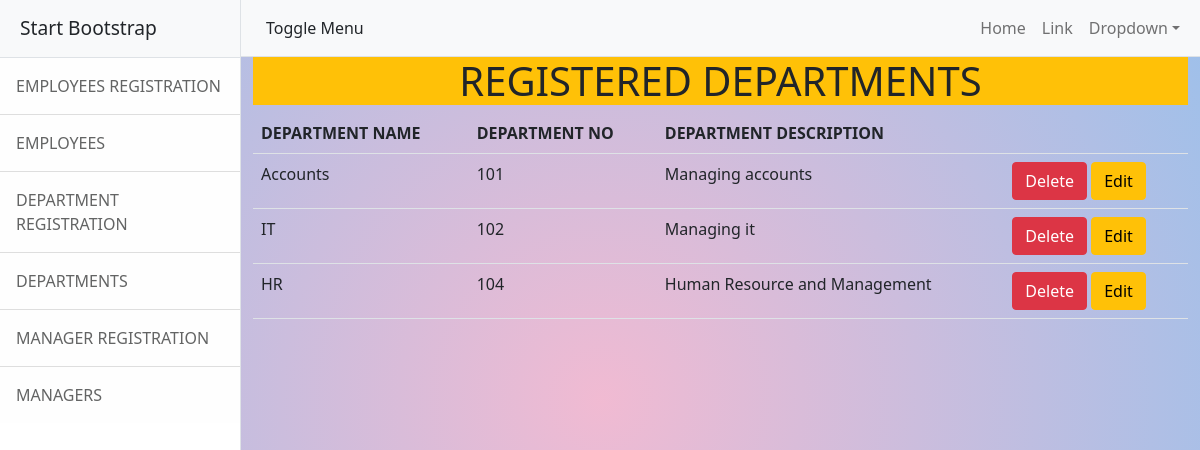
Screenshot of /accnt/dept1/ with the database file from the repository.
### account/models.py (models this page shows)
class Department(models.Model):
    dept_name=models.CharField(max_length=100)
    dept_no=models.IntegerField()
    dept_description=models.CharField(max_length=100)

### account/views.py (the view)
# urls.py: path('dept1/',ViewDept.as_view(),name="dept1"),
class ViewDept(View):
    def get(self,request):
        dep=Department.objects.all()
        return render(request,"viewdept.html",{'data':dep})

### account/templates/viewdept.html
{% extends 'index.html' %}
{%block index%}
    <h1 class="bg-warning text-dark text-center">REGISTERED DEPARTMENTS</h1>
    <table class="table table-hovered">
        <tr>
            <th>DEPARTMENT NAME</th>
            <th>DEPARTMENT NO</th>
            <th>DEPARTMENT DESCRIPTION</th>
            <th></th>
        </tr>
        {%for i in data%}
        <tr>
            <td>{{i.dept_name}}</td>
            <td>{{i.dept_no}}</td>
            <td>{{i.dept_description}}</td>
            <td>
                <a href="{% url 'deldept' i.id %}" class="btn btn-danger">Delete</a>
                <a href="{% url 'editdept' i.id %}" class="btn btn-warning">Edit</a>
            </td>
        </tr>
        {%endfor%}
    </table>
    {%endblock index%}

### account/static/css/style1.css (style rules this page uses)
body { background: rgb(238,174,202); background: radial-gradient(circle, rgba(238,174,202,0.8475723052893032) 0%, rgba(148,187,233,0.9204014369419643) 100%); }

### rows the page displays
Department: dept_name "Accounts", dept_no "101", dept_description "Managing accounts"
Department: dept_name "IT", dept_no "102", dept_description "Managing it"
Department: dept_name "HR", dept_no "104", dept_description "Human Resource and Management"
